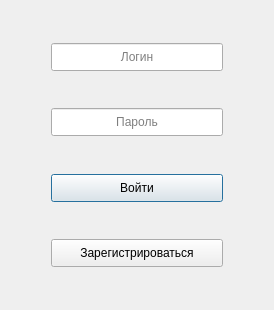
<?xml version="1.0" encoding="UTF-8"?>
<ui version="4.0">
 <class>Authorization</class>
 <widget class="QDialog" name="Authorization">
  <property name="geometry">
   <rect>
    <x>0</x>
    <y>0</y>
    <width>274</width>
    <height>310</height>
   </rect>
  </property>
  <property name="minimumSize">
   <size>
    <width>230</width>
    <height>230</height>
   </size>
  </property>
  <property name="maximumSize">
   <size>
    <width>325</width>
    <height>400</height>
   </size>
  </property>
  <property name="windowTitle">
   <string>Dialog</string>
  </property>
  <layout class="QGridLayout" name="gridLayout">
   <item row="3" column="0">
    <spacer name="horizontalSpacer_2">
     <property name="orientation">
      <enum>Qt::Horizontal</enum>
     </property>
     <property name="sizeType">
      <enum>QSizePolicy::MinimumExpanding</enum>
     </property>
     <property name="sizeHint" stdset="0">
      <size>
       <width>40</width>
       <height>20</height>
      </size>
     </property>
    </spacer>
   </item>
   <item row="2" column="1">
    <spacer name="verticalSpacer_3">
     <property name="orientation">
      <enum>Qt::Vertical</enum>
     </property>
     <property name="sizeHint" stdset="0">
      <size>
       <width>20</width>
       <height>40</height>
      </size>
     </property>
    </spacer>
   </item>
   <item row="5" column="1">
    <widget class="QPushButton" name="login_pb">
     <property name="sizePolicy">
      <sizepolicy hsizetype="MinimumExpanding" vsizetype="Fixed">
       <horstretch>1</horstretch>
       <verstretch>0</verstretch>
      </sizepolicy>
     </property>
     <property name="minimumSize">
      <size>
       <width>100</width>
       <height>28</height>
      </size>
     </property>
     <property name="maximumSize">
      <size>
       <width>200</width>
       <height>30</height>
      </size>
     </property>
     <property name="styleSheet">
      <string notr="true"/>
     </property>
     <property name="text">
      <string>Войти</string>
     </property>
    </widget>
   </item>
   <item row="1" column="1">
    <widget class="QLineEdit" name="login_ln">
     <property name="sizePolicy">
      <sizepolicy hsizetype="MinimumExpanding" vsizetype="Fixed">
       <horstretch>1</horstretch>
       <verstretch>0</verstretch>
      </sizepolicy>
     </property>
     <property name="minimumSize">
      <size>
       <width>100</width>
       <height>28</height>
      </size>
     </property>
     <property name="maximumSize">
      <size>
       <width>200</width>
       <height>30</height>
      </size>
     </property>
     <property name="styleSheet">
      <string notr="true"/>
     </property>
     <property name="alignment">
      <set>Qt::AlignCenter</set>
     </property>
     <property name="placeholderText">
      <string>Логин</string>
     </property>
    </widget>
   </item>
   <item row="3" column="1">
    <widget class="QLineEdit" name="password">
     <property name="sizePolicy">
      <sizepolicy hsizetype="MinimumExpanding" vsizetype="Fixed">
       <horstretch>1</horstretch>
       <verstretch>0</verstretch>
      </sizepolicy>
     </property>
     <property name="minimumSize">
      <size>
       <width>100</width>
       <height>28</height>
      </size>
     </property>
     <property name="maximumSize">
      <size>
       <width>200</width>
       <height>30</height>
      </size>
     </property>
     <property name="styleSheet">
      <string notr="true"/>
     </property>
     <property name="echoMode">
      <enum>QLineEdit::Password</enum>
     </property>
     <property name="alignment">
      <set>Qt::AlignCenter</set>
     </property>
     <property name="placeholderText">
      <string>Пароль</string>
     </property>
     <property name="clearButtonEnabled">
      <bool>false</bool>
     </property>
    </widget>
   </item>
   <item row="9" column="1">
    <spacer name="verticalSpacer">
     <property name="orientation">
      <enum>Qt::Vertical</enum>
     </property>
     <property name="sizeHint" stdset="0">
      <size>
       <width>20</width>
       <height>40</height>
      </size>
     </property>
    </spacer>
   </item>
   <item row="4" column="1">
    <spacer name="verticalSpacer_4">
     <property name="orientation">
      <enum>Qt::Vertical</enum>
     </property>
     <property name="sizeHint" stdset="0">
      <size>
       <width>20</width>
       <height>40</height>
      </size>
     </property>
    </spacer>
   </item>
   <item row="3" column="2">
    <spacer name="horizontalSpacer">
     <property name="orientation">
      <enum>Qt::Horizontal</enum>
     </property>
     <property name="sizeType">
      <enum>QSizePolicy::MinimumExpanding</enum>
     </property>
     <property name="sizeHint" stdset="0">
      <size>
       <width>40</width>
       <height>20</height>
      </size>
     </property>
    </spacer>
   </item>
   <item row="0" column="1">
    <spacer name="verticalSpacer_2">
     <property name="orientation">
      <enum>Qt::Vertical</enum>
     </property>
     <property name="sizeHint" stdset="0">
      <size>
       <width>20</width>
       <height>40</height>
      </size>
     </property>
    </spacer>
   </item>
   <item row="7" column="1">
    <widget class="QPushButton" name="registration_btn">
     <property name="sizePolicy">
      <sizepolicy hsizetype="MinimumExpanding" vsizetype="Fixed">
       <horstretch>1</horstretch>
       <verstretch>0</verstretch>
      </sizepolicy>
     </property>
     <property name="minimumSize">
      <size>
       <width>100</width>
       <height>28</height>
      </size>
     </property>
     <property name="maximumSize">
      <size>
       <width>200</width>
       <height>30</height>
      </size>
     </property>
     <property name="text">
      <string>Зарегистрироваться</string>
     </property>
    </widget>
   </item>
   <item row="6" column="1">
    <spacer name="verticalSpacer_5">
     <property name="orientation">
      <enum>Qt::Vertical</enum>
     </property>
     <property name="sizeHint" stdset="0">
      <size>
       <width>20</width>
       <height>40</height>
      </size>
     </property>
    </spacer>
   </item>
  </layout>
 </widget>
 <resources/>
 <connections/>
</ui>
